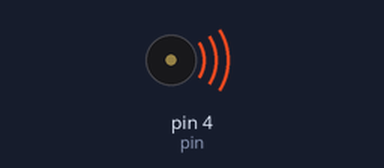
The sketch below on a simulated Arduino Uno, built with avr-gcc and run on an emulated ATmega328P. Parts: buzzer (waves = sounding).

Above: at 0.05 s.
Timing chart, 0 to 3.0 s (numbered marks = the images above):
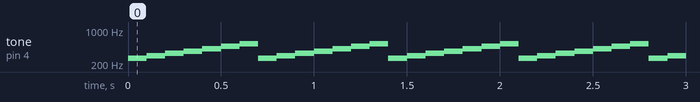

The sketch:

beeeper.ino
```cpp
#define pin 4
int frequency[7]={262,294,330,369,415,466,523};
void setup() {
  // put your setup code here, to run once:
pinMode(pin,OUTPUT);
}

void loop() {
  // put your main code here, to run repeatedly:
  for(int i=0;i<7;i++)
  {
    tone(pin,frequency[i]);
    delay(100);
    noTone(pin);
  }
}
```

Measured:
- by itself, tone on pin 4 (pin): repeats every 0.70 s: 294 Hz 0.10 s, 330 Hz 0.10 s, 369 Hz 0.10 s, 415 Hz 0.10 s, 466 Hz 0.10 s, 523 Hz 0.10 s, 262 Hz 0.10 s
